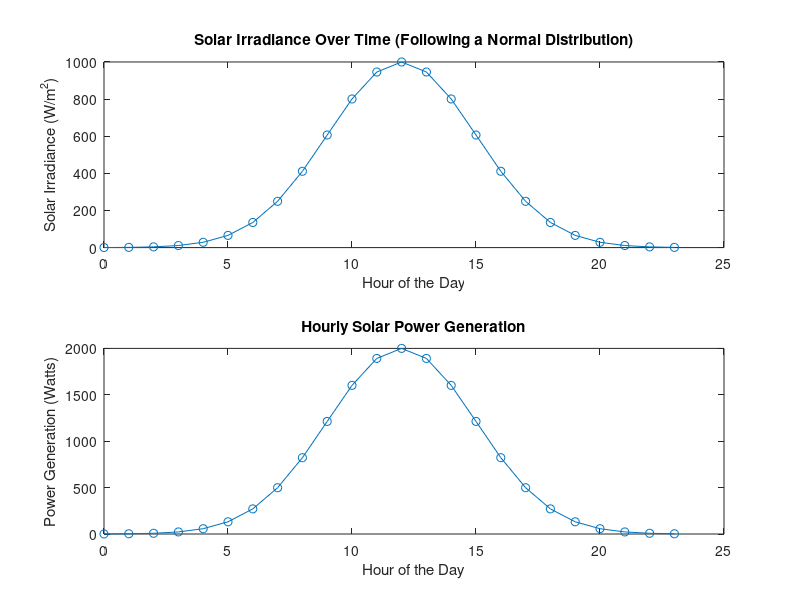

Write the MATLAB code that produced this figure. (Note: this script raises an error after producing the figure.)
% Number of hours in a day
hours_per_day = 24;

% Parameters for the normal distribution
mu = 12;  % Mean (peak at noon)
sigma = 3;  % Standard deviation (spread of the irradiance curve)

% Generate the hours of the day
hours = linspace(0, hours_per_day - 1, hours_per_day);

% Generate solar irradiance data following a normal distribution
irradiance = normpdf(hours, mu, sigma);

% Scale the irradiance data to a realistic range (e.g., 0 to 1000 W/m^2)
peak_irradiance = 1000;  % Peak irradiance in W/m^2
daily_irradiance = irradiance / max(irradiance) * peak_irradiance;

% Define solar panel efficiency and area
solar_panel_efficiency = 0.2;  % 20% efficiency
solar_panel_area = 10;  % Area in square meters

% Calculate hourly power generation (in Watts)
hourly_power = daily_irradiance * solar_panel_efficiency * solar_panel_area;

% Plot the solar irradiance over time
figure;
subplot(2, 1, 1);
plot(hours, daily_irradiance, '-o');
xlabel('Hour of the Day');
ylabel('Solar Irradiance (W/m^2)');
title('Solar Irradiance Over Time (Following a Normal Distribution)');

% Plot the hourly power generation over time
subplot(2, 1, 2);
plot(hours, hourly_power, '-o');
xlabel('Hour of the Day');
ylabel('Power Generation (Watts)');
title('Hourly Solar Power Generation');

% Display the irradiance and power data
disp(table(hours', daily_irradiance', hourly_power', 'VariableNames', {'Hour', 'SolarIrradiance', 'PowerGeneration'}));
